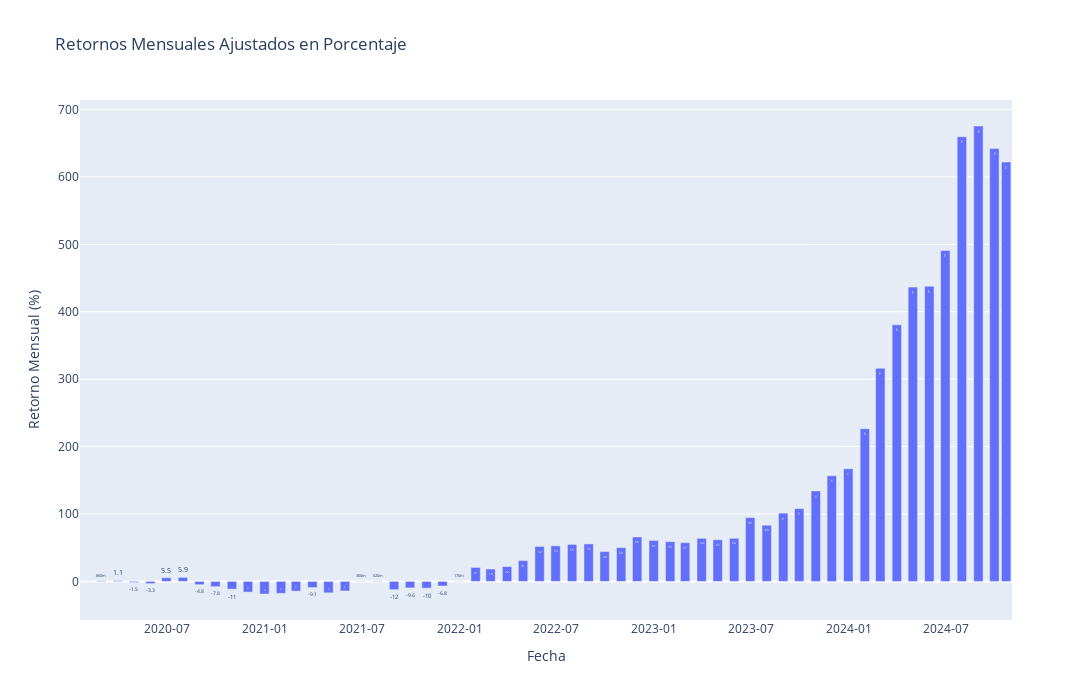

The notebook cell saved with this chart:
### Code cell
import pandas as pd
import numpy as np
import plotly.express as px

# Supongamos que tienes el DataFrame `df` como en el ejemplo
# Convertir el índice a tipo datetime si no lo está
df = equity_curves["variaciones_porcentuales"]
df.index = pd.to_datetime(df.index)

# Calcular los retornos diarios en porcentaje
df['Daily Return'] = ((df['Equity'] - df['Equity'].iloc[0]) / df['Equity'].iloc[0]) * 100

# Crear un DataFrame resampleado con valores mínimo y máximo para cada mes
monthly_min = df['Daily Return'].resample("M").min()
monthly_max = df['Daily Return'].resample("M").max()

# Aplicar la lógica de np.where para seleccionar el mínimo si < 0, máximo si >= 0
monthly_returns = np.where(monthly_max >= 0, monthly_max, monthly_min)

# Crear un índice temporal basado en las fechas de los datos mensuales
monthly_index = df['Daily Return'].resample("M").apply(lambda x: x.index[-1])

# Crear un DataFrame para el gráfico
monthly_df = pd.DataFrame({
    'Fecha': monthly_index,
    'Retorno Mensual': monthly_returns
})

# Crear el gráfico de barras con Plotly
fig = px.bar(
    monthly_df,
    x='Fecha',
    y='Retorno Mensual',
    labels={"Fecha": "Fecha", "Retorno Mensual": "Retorno Mensual (%)"},
    title="Retornos Mensuales Ajustados en Porcentaje",
    text_auto='.2s'
)

fig.update_layout(
    width=1200,
    height=700,
    xaxis_title="Fecha",
    yaxis_title="Retorno Mensual (%)",
    xaxis=dict(tickformat="%Y-%m"),
)

fig.show()

### Figure 1 — Plotly figure (JSON) as saved in the notebook; plotly's stock layout.template omitted (floating-point values rounded to 4 significant figures)
{"data": [{"alignmentgroup": "True", "hovertemplate": "Fecha=%{x}<br>Retorno Mensual (%)=%{y}<extra></extra>", "legendgroup": "", "marker": {"color": "#636efa", "pattern": {"shape": ""}}, "name": "", "offsetgroup": "", "orientation": "v", "showlegend": false, "textposition": "auto", "texttemplate": "%{y:.2s}", "type": "bar", "x": ["2020-01-31T00:00:00", "2020-02-29T00:00:00", "2020-03-31T00:00:00", "2020-04-30T00:00:00", "2020-05-31T00:00:00", "2020-06-30T00:00:00", "2020-07-31T00:00:00", "2020-08-31T00:00:00", "2020-09-30T00:00:00", "2020-10-31T00:00:00", "2020-11-30T00:00:00", "2020-12-31T00:00:00", "2021-01-31T00:00:00", "2021-02-28T00:00:00", "2021-03-31T00:00:00", "2021-04-30T00:00:00", "2021-05-31T00:00:00", "2021-06-30T00:00:00", "2021-07-31T00:00:00", "2021-08-31T00:00:00", "2021-09-30T00:00:00", "2021-10-31T00:00:00", "2021-11-30T00:00:00", "2021-12-31T00:00:00", "2022-01-31T00:00:00", "2022-02-28T00:00:00", "2022-03-31T00:00:00", "2022-04-30T00:00:00", "2022-05-31T00:00:00", "2022-06-30T00:00:00", "2022-07-31T00:00:00", "2022-08-31T00:00:00", "2022-09-30T00:00:00", "2022-10-31T00:00:00", "2022-11-30T00:00:00", "2022-12-31T00:00:00", "2023-01-31T00:00:00", "2023-02-28T00:00:00", "2023-03-31T00:00:00", "2023-04-30T00:00:00", "2023-05-31T00:00:00", "2023-06-30T00:00:00", "2023-07-31T00:00:00", "2023-08-31T00:00:00", "2023-09-30T00:00:00", "2023-10-31T00:00:00", "2023-11-30T00:00:00", "2023-12-31T00:00:00", "2024-01-31T00:00:00", "2024-02-29T00:00:00", "2024-03-31T00:00:00", "2024-04-30T00:00:00", "2024-05-31T00:00:00", "2024-06-30T00:00:00", "2024-07-31T00:00:00", "2024-08-31T00:00:00", "2024-09-30T00:00:00", "2024-10-22T00:00:00"], "xaxis": "x", "y": [0, 0.8637, 1.052, -1.482, -3.262, 5.459, 5.859, -4.813, -7.798, -11.46, -15.84, -18.68, -17.67, -14.39, -9.146, -16.98, -14.25, 0.3033, 0.618, -12.22, -9.617, -10.01, -6.837, 0.1676, 20.76, 18.36, 21.96, 30.94, 51.85, 52.75, 54.84, 55.62, 44.24, 50.07, 65.91, 60.79, 58.92, 57.42, 63.89, 61.74, 63.94, 94.64, 83.37, 101.3, 107.9, 134.2, 156.6, 167.1, 226.5, 316.2, 380.5, 436.5, 437.9, 490.9, 659.6, 675.5, 642.2, 622.1], "yaxis": "y"}], "layout": {"barmode": "relative", "height": 700, "legend": {"tracegroupgap": 0}, "title": {"text": "Retornos Mensuales Ajustados en Porcentaje"}, "width": 1200, "xaxis": {"anchor": "y", "domain": [0, 1], "tickformat": "%Y-%m", "title": {"text": "Fecha"}}, "yaxis": {"anchor": "x", "domain": [0, 1], "title": {"text": "Retorno Mensual (%)"}}}}
